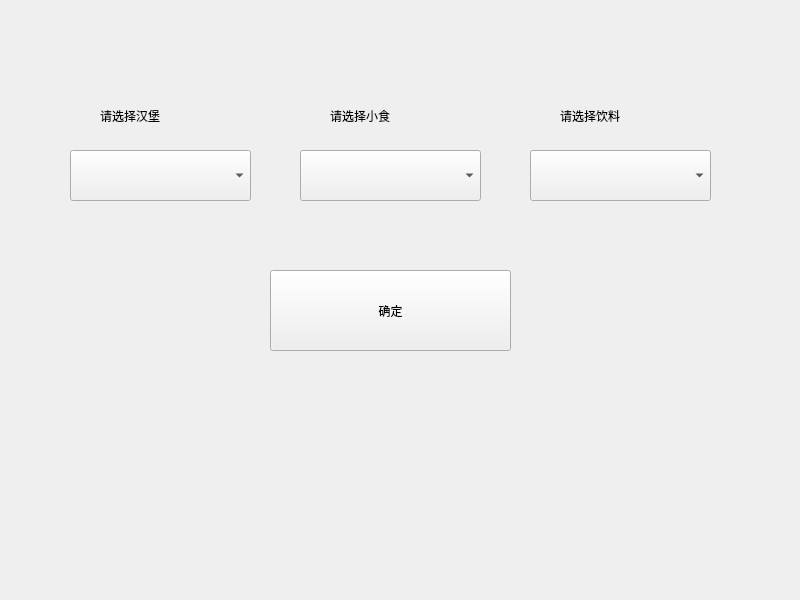
<?xml version="1.0" encoding="UTF-8"?>
<ui version="4.0">
 <class>Widget</class>
 <widget class="QWidget" name="Widget">
  <property name="geometry">
   <rect>
    <x>0</x>
    <y>0</y>
    <width>800</width>
    <height>600</height>
   </rect>
  </property>
  <property name="windowTitle">
   <string>Widget</string>
  </property>
  <widget class="QComboBox" name="comboBox">
   <property name="geometry">
    <rect>
     <x>70</x>
     <y>150</y>
     <width>181</width>
     <height>51</height>
    </rect>
   </property>
  </widget>
  <widget class="QLabel" name="label">
   <property name="geometry">
    <rect>
     <x>100</x>
     <y>100</y>
     <width>121</width>
     <height>31</height>
    </rect>
   </property>
   <property name="text">
    <string>请选择汉堡</string>
   </property>
  </widget>
  <widget class="QPushButton" name="pushButton">
   <property name="geometry">
    <rect>
     <x>270</x>
     <y>270</y>
     <width>241</width>
     <height>81</height>
    </rect>
   </property>
   <property name="text">
    <string>确定</string>
   </property>
  </widget>
  <widget class="QComboBox" name="comboBox_2">
   <property name="geometry">
    <rect>
     <x>300</x>
     <y>150</y>
     <width>181</width>
     <height>51</height>
    </rect>
   </property>
  </widget>
  <widget class="QLabel" name="label_2">
   <property name="geometry">
    <rect>
     <x>330</x>
     <y>100</y>
     <width>121</width>
     <height>31</height>
    </rect>
   </property>
   <property name="text">
    <string>请选择小食</string>
   </property>
  </widget>
  <widget class="QComboBox" name="comboBox_3">
   <property name="geometry">
    <rect>
     <x>530</x>
     <y>150</y>
     <width>181</width>
     <height>51</height>
    </rect>
   </property>
  </widget>
  <widget class="QLabel" name="label_3">
   <property name="geometry">
    <rect>
     <x>560</x>
     <y>100</y>
     <width>121</width>
     <height>31</height>
    </rect>
   </property>
   <property name="text">
    <string>请选择饮料</string>
   </property>
  </widget>
 </widget>
 <resources/>
 <connections/>
</ui>
